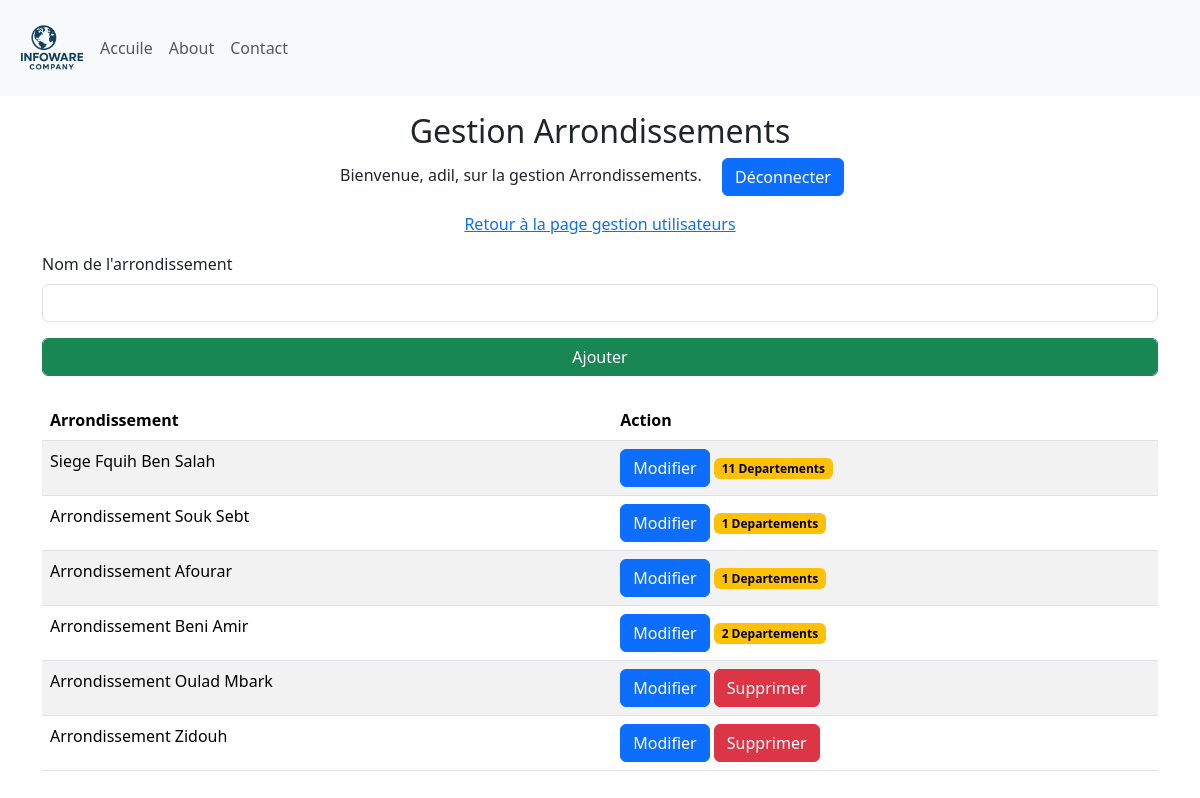
The app's page /manage_Arrondissements (signed in) with its own data.
### Site/models.py (models this page shows, shortened)
class Arondissement(db.Model):
    id = db.Column(db.Integer, primary_key=True)
    arondissement = db.Column(db.String(25), unique=True, nullable=False)
    departement = db.relationship('Departement', backref='Departement', lazy=True)

### Site/dashbord/arrondissement.py (the view, shortened to what this page needs)
@arrondissement.route('/manage_Arrondissements', methods=['GET', 'POST'])
def manage_Arrondissements():
    if 'user' not in session:
        return redirect(url_for('admin.admin'))
    arrondissements = Arondissement.query.all()
    return render_template('manage_Arrondissements.html', name=session['user'], arrondissements=arrondissements)

### Site/templates/manage_Arrondissements.html (shortened to what this page needs)
{% extends 'base.html' %}
{% block body %}
<div class="container-fluid">
    <div class="row">
        <div class="col-12  my-3">
            <div class="text-center">
                <h2>Gestion Arrondissements </h2>
                <p>Bienvenue, {{ name }}, sur la gestion Arrondissements. <a class="mx-3 btn btn-primary" href="{{ url_for('admin.logout') }}"">Déconnecter</a></p>
                <p><a href="{{ url_for('dashbord.manage_users') }}">Retour à la page gestion utilisateurs</a> </p>
            </div>
            <div class="container">
                <form method="POST">
                    <div class="mb-3">
                        <label for="arrondissementName" class="form-label">Nom de l'arrondissement</label>
                        <input type="text" class="form-control" id="arrondissementName" name="arrondissementName" required>
                    </div>
                    <button type="submit" class="form-control btn btn-success">Ajouter</button>
                </form>
                <table class="table table-striped mt-4 ">
                    <thead>
                        <tr>
                          <th scope="col">Arrondissement</th>
                          <th scope="col">Action</th>
                        </tr>
                      </thead>
                      <tbody>
                        {% for arrondissement in arrondissements %}
                        <tr>
                          <td>{{ arrondissement.arondissement }}</td>
                          <td>
                            <form method="POST" action="{{ url_for('arrondissement.delete_arrondissement', arrondissement_id=arrondissement.id) }}" onsubmit="return confirm('Êtes-vous sûr de vouloir supprimer cet arrondissement ?');">
                                <a href="{{ url_for('arrondissement.update_arrondissement', arrondissement_id=arrondissement.id) }}" class="btn btn-primary">Modifier</a>
                                {% if arrondissement.departement | length == 0 %}
                                   <button type="submit" class="btn btn-danger">Supprimer</button>
                                {% else %}
                                    <span class="badge text-bg-warning"> {{ arrondissement.departement | length }} Departements</span>
                                {% endif %}
                            </form>
                          </td>
                        </tr>
                        {% endfor %}
                </table>
            </div>
        </div>
    </div>
</div>
{% endblock %}

### Site/static/style.css (style rules this page uses)
* { margin: 0; padding: 0; box-sizing: border-box; }
:root { --primary-color: #0056b3; --secondary-color: #f8f9fa; --text-color: #333; --highlight-color: #007bff; }
body { font-family: 'Segoe UI', Tahoma, Geneva, Verdana, sans-serif; }

### records on screen
Arondissement: arondissement "Siege Fquih Ben Salah", departement|length "11"
Arondissement: arondissement "Arrondissement Souk Sebt", departement|length "1"
Arondissement: arondissement "Arrondissement Afourar", departement|length "1"
Arondissement: arondissement "Arrondissement Beni Amir", departement|length "2"
Arondissement: arondissement "Arrondissement Oulad Mbark", shows "Supprimer"
Arondissement: arondissement "Arrondissement Zidouh", shows "Supprimer"

### other values on screen
{{ name }} "adil"
